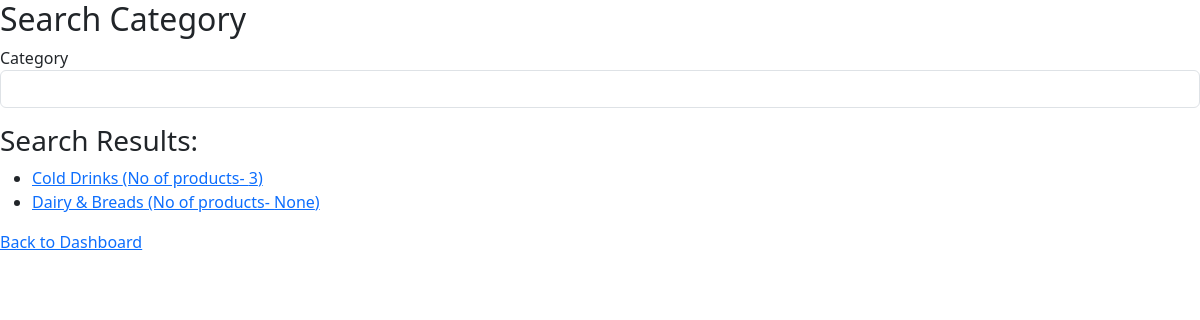
Before: /search_section with the older database file.
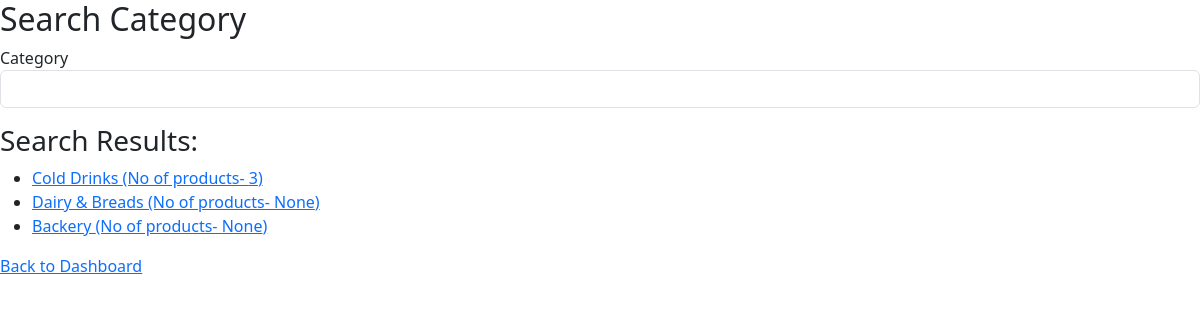
After: the same page with the newer database file.
### application/models.py (models this page shows)
class Sections(db.Model):
    __tablename__ = "sections"
    section_id = db.Column(db.Integer, primary_key=True, autoincrement=True)
    section_name = db.Column(db.String(200), nullable=False)
    number_of_products = db.Column(db.Integer)

### application/controllers.py (the view)
@app.route("/search_section", methods=["GET", "POST"])
def search_section():
    form=SearchForm()
    if request.method == "POST":
        category = request.form.get("category")
        if category:
            sections = Sections.query.filter_by(section_name=category).all()
    else:
        sections = Sections.query.all()
    return render_template('search_section.html', sections=sections, form=form)

### application/forms.py
class SearchForm(FlaskForm):
    category = StringField("Category", validators=[])
    name = StringField("Name", validators=[])
    price = FloatField("Price", validators=[NumberRange(min=0, message="Price must be greater than or equal to 0.")])
    manufacture_date = DateField("Manufacture Date")
    expiry_date = DateField("Expiry Date")
    submit = SubmitField("Search")

### templates/search_section.html (shortened to what this page needs)
<!DOCTYPE html>
<html>
<head>
    <link href="https://cdn.jsdelivr.net/npm/bootstrap@5.3.0/dist/css/bootstrap.min.css" rel="stylesheet">
</head>
<body>
    <h2>Search Category</h2>
    <form method="POST" action="{{ url_for('search_section') }}">
        <p>
            {{ form.category.label }}<br>
            {{ form.category(class="form-control") }}
    </form>
    <h3>Search Results:</h3>
        <ul>
        {% for section in sections %}
            <li>
                <a href="{{ url_for('products_of_section', section_id=section.section_id) }}">{{ section.section_name }} (No of products- {{ section.number_of_products }})</a>
            </li>
        {% endfor %}
        </ul>
    <p><a href="{{ url_for('user_dashboard') }}">Back to Dashboard</a></p>
</body>
</html>

Changed rows visible on the page:
added Sections: section_name "Backery", number_of_products "None"
